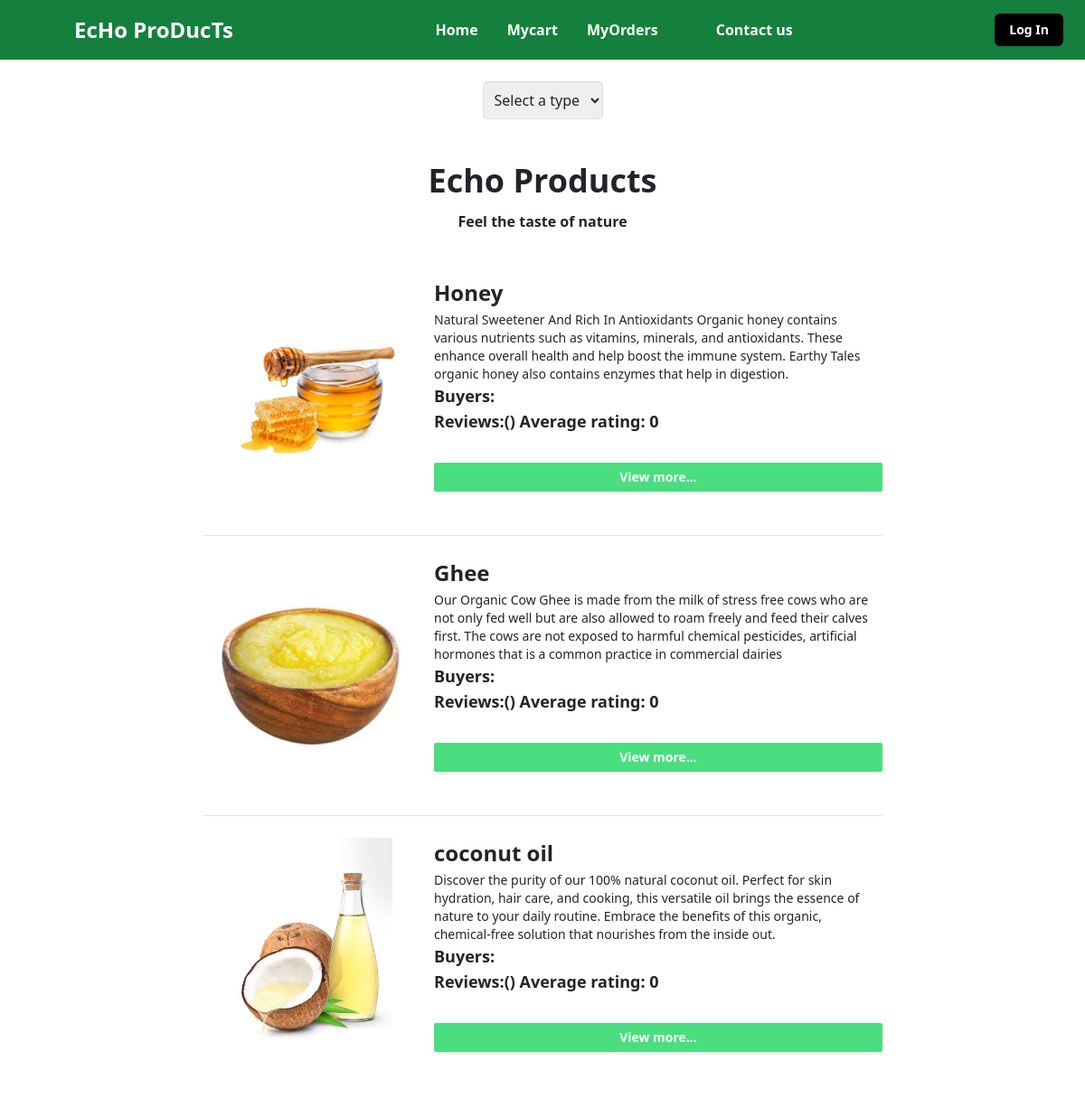
The page / on the database its author committed.
### mystore/models.py (models this page shows, shortened)
class Product(models.Model):
    product_name=models.CharField(max_length=200)
    description=models.TextField(max_length=300)
    brand_object=models.ForeignKey(Brand,on_delete=models.CASCADE)
    owner=models.ForeignKey(User,on_delete=models.CASCADE,related_name="products")
    product_pic=models.ImageField(upload_to="products",null=True)
    created_date=models.DateTimeField(auto_now_add=True)
    updated_date=models.DateTimeField(auto_now=True)
    is_active=models.BooleanField(default=True)

### mystore/views.py (the view, shortened to what this page needs)
# urls.py: path('',views.ProductListView.as_view(),name="product-list"),
class ProductListView(View):
    def get(self,request,*args,**kwargs):
        qs=Product.objects.all()
        return render(request,"store/productlist.html",{"products":qs})

### mystore/templates/store/productlist.html (shortened to what this page needs)
{%extends 'store/base.html'%}
{%block main_block%}
<div class="flex justify-center my-4">
    <form method="post" action="">
        <select name="name" id="name" onchange="this.form.submit()" class="border rounded p-2" required>
            <option value="" disabled selected>Select a type</option>
        </select>
    </form>
</div>
<div class="mx-auto flex max-w-3xl flex-col space-y-7 p-4 px-2 sm:p-10 sm:px-2" >
    <center>
        <h1 class="text-4xl font-bold">Echo Products</h1>
        <p class="mt-3 text-sm font-medium text-gray-700">
           <h2 class="text font-bold"> Feel the taste of nature  </h2>
        </p>
    </center>
    <ul class="flex flex-col divide-y divide-gray-200">
        {%for p in products%}
        <li class="flex flex-col py-6 sm:flex-row sm:justify-between">
            <div class="flex w-full space-x-2 sm:space-x-4" enctype="multipart/form-data">
                <img class="h-40 w-30 flex-shrink-0 rounded object-contain outline-none dark:border-transparent sm:h-60 sm:w-60"
                    src="{{p.product_pic.url}}" alt="" />
                <div class="flex w-full flex-col justify-between pb-4">
                    <div class="flex w-full justify-between space-x-2 pb-2">
                        <div class="space-y-1">
                            <h3 class="text-2xl font-bold leading-snug sm:pr-8">
                                {{p.product_name}}
                            </h3>
                            <p class="text-sm">{{p.description}}</p>
                            <b>
                                <p class="text-lg font-semibold"> Buyers:{{p.productvariants.buyers}}</p>
                                <p class="text-lg font-semibold"> Reviews:({{p.productvariants.review_count}}) Average rating:
                                    {%if average_rating%}
                                    {{average_rating}}
                                    {%else%}
                                    0
                                    {%endif%}
                                </p>
                            </b>
                        </div>
                    </div>
                    <div class="flex divide-x text-sm">
                        <a href="{%url 'product-detail' p.id%}"
                            class="mt-4 w-full text-center rounded-sm bg-green-400 px-2 py-1.5 text-sm font-semibold text-white shadow-sm hover:bg-black/80 focus-visible:outline focus-visible:outline-2 focus-visible:outline-offset-2 focus-visible:outline-black">
                            View more...
                        </a>
                    </div>
                </div>
            </div>
        </li>
        {%endfor%}
    </ul>
</div>
{%endblock%}

### rows shown on the page
Product: product_pic (picture), product_name "Honey", description "Natural Sweetener And Rich In Antioxidants Organic honey contains various nutrients such as vitamins, minerals, and antioxidants. These enhance overall health and help boost the immune system. Earthy Tales organic honey also contains enzymes that help in digestion."
Product: product_pic (picture), product_name "Ghee", description "Our Organic Cow Ghee is made from the milk of stress free cows who are not only fed well but are also allowed to roam freely and feed their calves first. The cows are not exposed to harmful chemical pesticides, artificial hormones that is a common practice in commercial dairies"
Product: product_pic (picture), product_name "coconut oil", description "Discover the purity of our 100% natural coconut oil. Perfect for skin hydration, hair care, and cooking, this versatile oil brings the essence of nature to your daily routine. Embrace the benefits of this organic, chemical-free solution that nourishes from the inside out."
